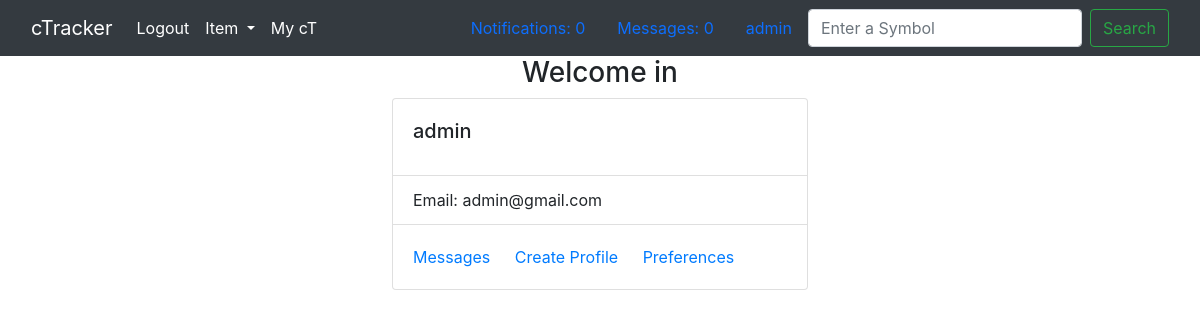
Page /profile/1/ (signed in) on the earlier database version.
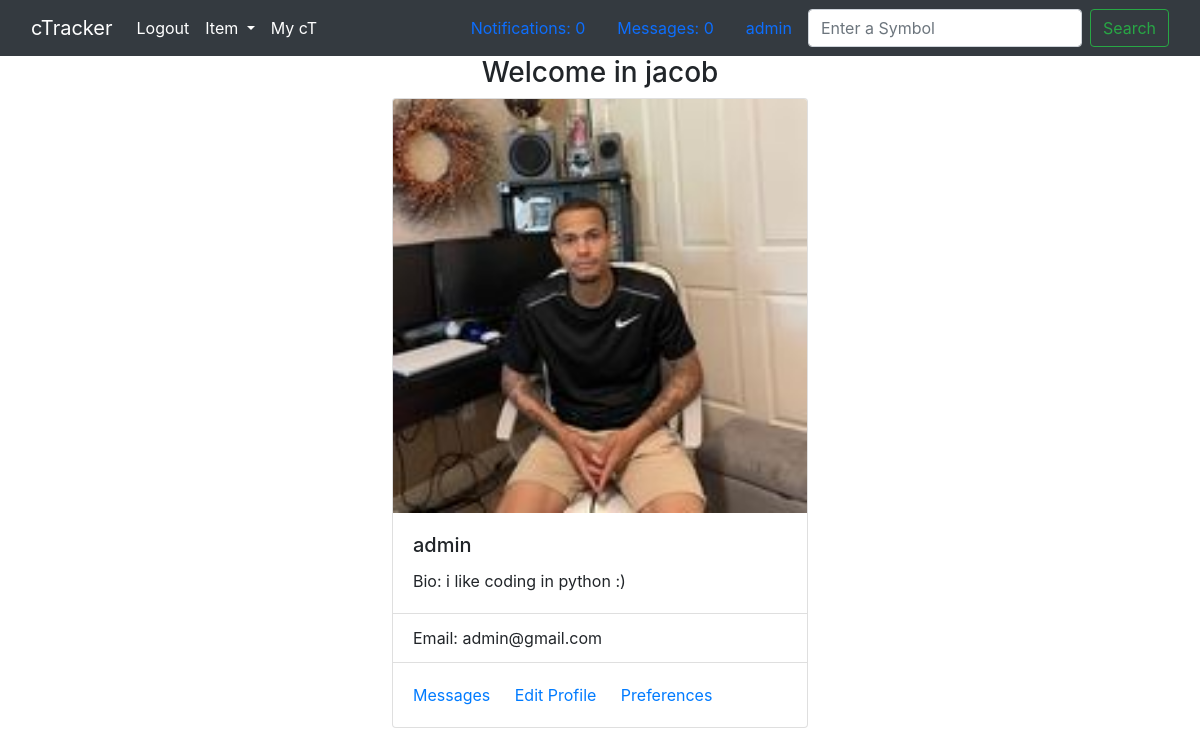
Same page on the later database version.
### member/models.py (models this page shows, shortened)
class MemberProfile(models.Model):
    member = models.OneToOneField(Member, on_delete=models.CASCADE)
    first_name = models.CharField(
        max_length=150,
        blank=True,
        null=True,
    )
    last_name = models.CharField(
        max_length=150,
        blank=True,
        null=True,
    )
    profile_picture = models.ImageField(
        upload_to="images/",
        max_length=100,
        default="images/default_profile_picture.jpeg",
    )
    bio = models.TextField(_("bio"), null=True, blank=True)
    is_new = models.BooleanField(
        _("new status"),
        default=True,
    )
    created_at = models.DateTimeField(default=timezone.now())

### member/views.py (the view, shortened to what this page needs)
# urls.py: path("profile/<int:id>/", member_views.MemberView.as_view(), name="profile"),
class MemberView(View):
    def get(self, request, id):
        signed_in_member = request.user
        target_member = Member.objects.get(id=id)
        print(target_member)
        try:
            profile = MemberProfile.objects.get(member=target_member)
        except Exception as err:
            print(err)
            profile = None
        template = "profile.html"
        print(target_member)
        context = {
            "signed_in_member": signed_in_member,
            "target_member": target_member,
            "profile": profile,
        }
        return render(request, template, context)

### member/models.py (called while the page is built)
    def __str__(self):
        return self.username

### templates/profile.html (shortened to what this page needs)
{% extends 'base.html' %} {% load static %}
    {% block content %}
    <body>
      {% if target_member == signed_in_member %}
      <div class='profile-container'>
        <h3>Welcome in {{ profile.first_name }} </h3>
        <div class="card" style="width: 26rem;">
        {% if profile.profile_picture.url %}
          <img src="{{ profile.profile_picture.url }}" class="card-img-top" alt="photo of user">
          {% endif %}
          <div class="card-body">
            <h5 class="card-title">{{ target_member }}</h5>
            {% if profile.bio %}
            <p class="card-text">Bio: {{ profile.bio }}</p>
            {% endif %}
          </div>
          <ul class="list-group list-group-flush">
            {% if target_member.email %}
            <li class="list-group-item">Email: {{ target_member.email }}</li>
            {% else %}
            <p class="card-text">User does not have a email yet</p>
            {% endif %}
          </ul>
          <div class="card-body">
            <a href="#" class="card-link">Messages</a>
            {% if profile %}
            <a href="/edit_account/{{signed_in_member.id}}/" class="card-link">Edit Profile</a>
            {% else %}
            <a href="/createprofile/" class="card-link">Create Profile</a>
            {% endif %}
            <a href="#" class="card-link">Preferences</a>
          </div>
        </div>
        </div>
        {% endif %}
    </body>
    {% endblock %}

Differences in the rows shown:
added MemberProfile: first_name "jacob", profile_picture (picture), bio "i like coding in python :)"
Other differences:
text no longer shown: "Create Profile"
text now shown: "Bio: Edit Profile"
